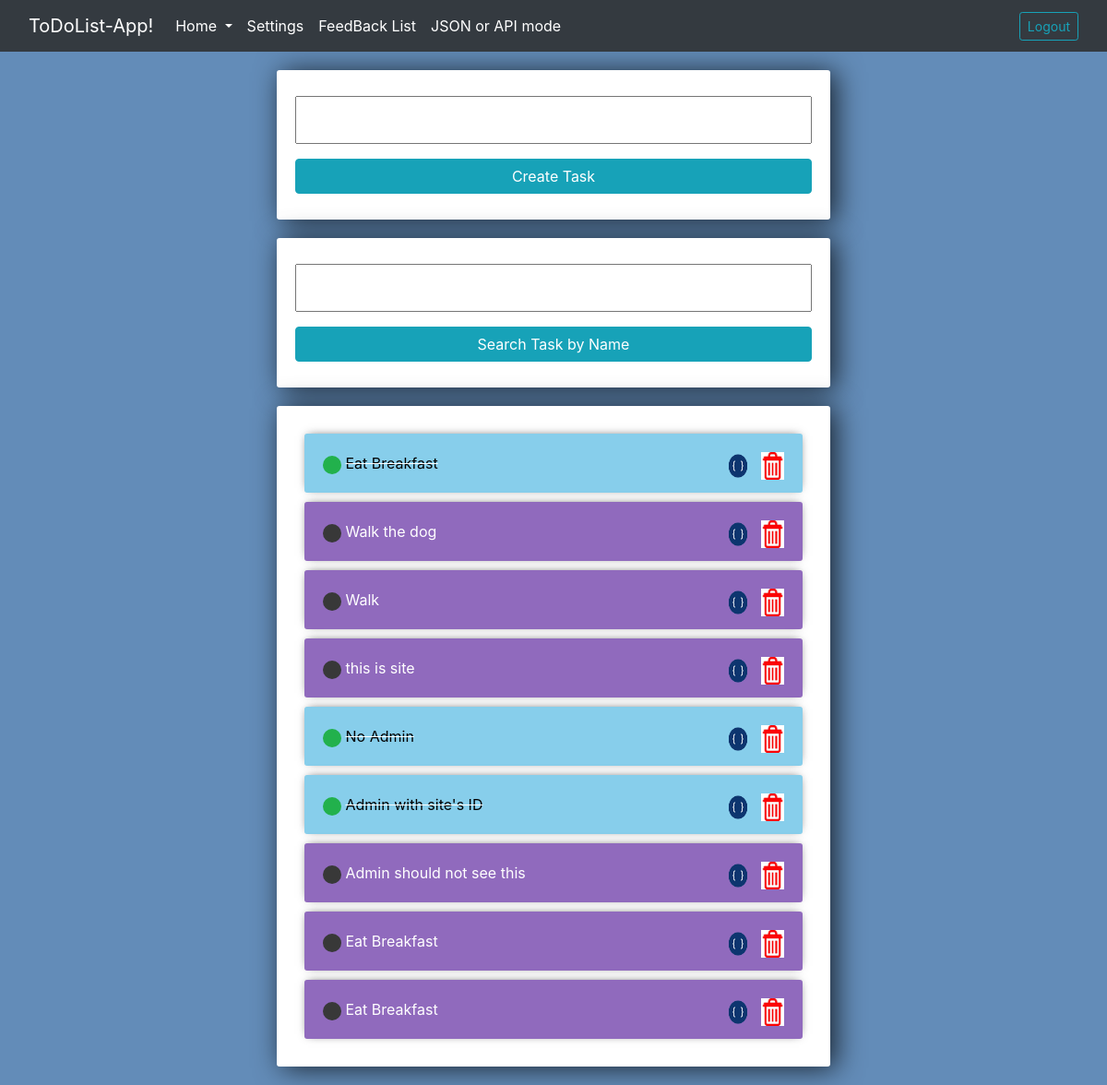
Screenshot of / (signed in) with the database file from the repository.
### Task/models.py (models this page shows, shortened)
class TaskModel(models.Model):
	id = models.BigAutoField(primary_key=True)
	user = models.ForeignKey(User, on_delete=models.CASCADE)
	title = models.CharField(max_length=200)
	complete = models.BooleanField(default=False)

### Task/views.py (the view, shortened to what this page needs)
# urls.py: path('', views.TaskList, name='index'),
@login_required
def TaskList(request):
	object_list = TaskModel.objects.filter(user=request.user.id).order_by('id')
	form = TaskForm(request.POST or None)
	return render(request, 'task/index.html', {'object_list': object_list, 'form': form})

### Task/forms.py
class TaskForm(forms.ModelForm):
	class Meta:
		model = TaskModel
		fields = ('user', 'title',)
		widgets = {
			'user': forms.TextInput(attrs={'value': '', 'id': 'userid', 'type': 'hidden'}),
			'title': forms.TextInput(attrs={})
		}
		labels = {
			'title': ''
		}

### Task/templates/task/index.html (shortened to what this page needs)
{% extends 'base.html' %}
{% load static %}
{% block content %}
<div class="center-column">
<form method="POST" action="">
	{{ form.title }}
	<input type="submit" value="Create Task" class="btn btn-info">
</form>
</div>
<div class="center-column">
	<form method="POST" action="">
		<input required type="text" name="searched">
		<input type="submit" value="Search Task by Name" class="btn btn-info">
	</form>
	</div>
	<div class="center-column">
{% for item in object_list %}
{% if item.complete %}
	<div class="updated-item-row">
<a href="{% url 'uncross' item.id %}"><img src="{% static 'images/cross.ico' %}" class="rounded-circle" height="20" width="20"></a>
<a href="{% url 'delete' item.id %}"><img src="{% static 'images/original.ico' %}" class="float-end" height="30" width="25"></a>
<a href="{% url 'api-ind' item.id %}"><img src="{% static 'images/api.png' %}" class="float-end" height="30" width="50"></a>
<strike><font color="black">{{ item.title }}</font></strike>
</div>
{% else %}
<div class="item-row">
<a href="{% url 'cross' item.id %}"><img src="{% static '/images/uncheck.ico' %}" class="rounded-circle" height="20" width="20"></a>
<a href="{% url 'delete' item.id %}"><img src="{% static 'images/original.ico' %}" class="float-end" height="30" width="25"></a>
<a href="{% url 'api-ind' item.id %}"><img src="{% static 'images/api_dark.png' %}" class="float-end" height="30" width="50"></a>
{{ item.title }}
</div>
{% endif %}
{% empty %}
<h4><center>No Tasks!!</center></h4>
{% endfor %}
{% endblock %}

### Task/templates/base.html (shortened to what this page needs)
{% load static %}
<!doctype html>
<html lang="en">
  <head>
    <link href="https://cdn.jsdelivr.net/npm/bootstrap@5.0.0-beta3/dist/css/bootstrap.min.css" rel="stylesheet">
  </head>
  {% include 'navbar.html' %}
  <body>
    <link rel="stylesheet" href="https://stackpath.bootstrapcdn.com/bootstrap/4.3.1/css/bootstrap.min.css">
     {% block content %}
     {% endblock %}
  </body>
</html>

### Task/templates/navbar.html (shortened to what this page needs)
<nav class="navbar navbar-expand-lg navbar-dark bg-dark">
  <div class="container-fluid">
    <a class="navbar-brand" href="">ToDoList-App!</a>
    <div class="collapse navbar-collapse" id="navbarSupportedContent">
      <ul class="navbar-nav me-auto mb-2 mb-lg-0">
        {% if user.is_authenticated %}
        <li class="nav-item dropdown">
          <a class="nav-link active dropdown-toggle" href="#" id="navbarDropdown" role="button" data-bs-toggle="dropdown" aria-expanded="false">
            Home
          </a>
        </li>
        <li class="nav-item">
          <a class="nav-link active" href="{% url 'change_user_credentials' request.user.id %}">Settings</a>
        </li>
        <li class="nav-item">
          <a class="nav-link active" aria-current="page" href="{% url 'create-index' %}">FeedBack List</a>
        </li>
        <li class="nav-item">
          <a class="nav-link active" aria-current="page" href="{% url 'api' %}">JSON or API mode</a>
        </li>
      </ul>
        <a href="{% url 'logout' %}" class="btn btn-outline-info btn-sm">Logout</a>
    </div>
    {% else %}
    <li class="nav-item">
          <a class="nav-link active" aria-current="page" href="{% url 'create-index' %}">FeedBack List</a>
        </li>
    {% endif %}
  </div>
</nav>

### Task/templates/base.html (style rules this page uses)
body { background-color: #638CB8; }
input { width: 100%; padding: 12px 20px; margin: 8px 0; box-sizing: border-box; }
input::placeholder { color: #d3d3d3; }
.center-column { width:600px; margin: 20px auto; padding:20px; background-color: #fff; border-radius: 3px; box-shadow: 6px 2px 30px 0px rgba(0,0,0,0.75); }
.item-row { background-color: #906abd; margin: 10px; padding: 20px; border-radius: 3px; color: #fff; font-size: 16px; box-shadow: 0px -1px 10px -4px rgba(0,0,0,0.75); }
.updated-item-row { background-color: #87CEEB; margin: 10px; padding: 20px; border-radius: 3px; color: #fff; font-size: 16px; box-shadow: 0px -1px 10px -4px rgba(0,0,0,0.75); }

### rows the page displays
TaskModel: complete True (drawn), title "Eat Breakfast"
TaskModel: complete False (drawn), title "Walk the dog"
TaskModel: complete False (drawn), title "Walk"
TaskModel: complete False (drawn), title "this is site"
TaskModel: complete True (drawn), title "No Admin"
TaskModel: complete True (drawn), title "Admin with site's ID"
TaskModel: complete False (drawn), title "Admin should not see this"
TaskModel: complete False (drawn), title "Eat Breakfast"
TaskModel: complete False (drawn), title "Eat Breakfast"
